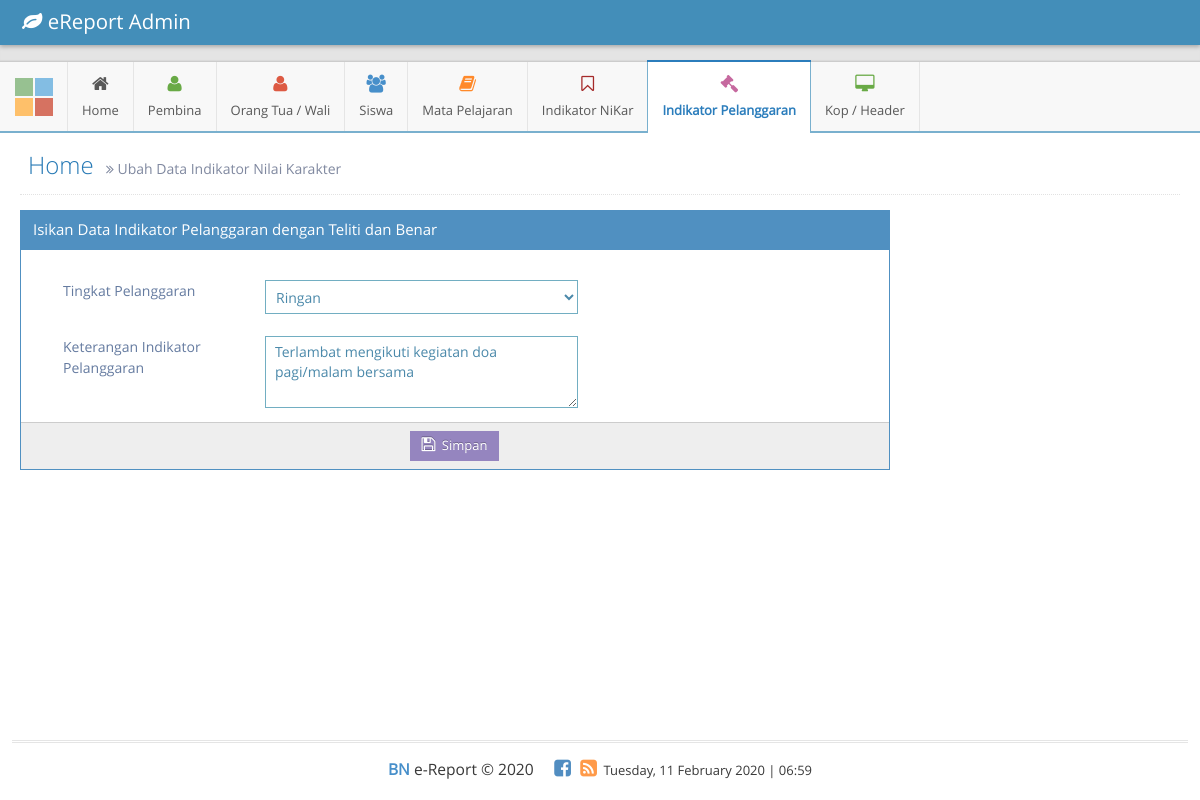
Page /admin/ubah/ubahIndikatorPelanggaran.php?id_indikator_plg=1 (signed in) on the committed database.
### tables this page shows
CREATE TABLE `tbl_indikator_plg` (
  `id_indikator_plg` int(5) NOT NULL,
  `ket_indikator_plg` text NOT NULL,
  `tingkat_plg` varchar(20) NOT NULL
);

### admin/ubah/ubahIndikatorPelanggaran.php (the view, shortened to what this page needs)
<!DOCTYPE html>
<?php
if(!isset($_SESSION['password'])){
	header("location: ../../admin/index.php");
}else{
	include "../../config/koneksi.php";
?>
<html lang="en">
	<head>
		<link rel="stylesheet" href="../../assets/css/bootstrap.min.css" />
		<link rel="stylesheet" href="../../assets/font-awesome/4.5.0/css/font-awesome.min.css" />
		<link rel="stylesheet" href="../../assets/css/jquery-ui.custom.min.css" />
		<link rel="stylesheet" href="../../assets/css/ace.min.css" class="ace-main-stylesheet" id="main-ace-style" />
		<link rel="stylesheet" href="../../assets/css/ace-skins.min.css" />
		<link rel="stylesheet" href="../../assets/css/ace-rtl.min.css" />
	</head>
	<body class="no-skin">
		<div id="navbar" class="navbar navbar-default    navbar-collapse       h-navbar ace-save-state">
			<div class="navbar-container ace-save-state" id="navbar-container">
				<div class="navbar-header pull-left">
					<a href="#" class="navbar-brand">
						<small>
							<i class="fa fa-leaf"></i>
							eReport Admin
						</small>
					</a>
				</div>
			</div>
		</div>
		<div class="main-container ace-save-state" id="main-container">
			<div id="sidebar" class="sidebar      h-sidebar                navbar-collapse collapse          ace-save-state">
				<div class="sidebar-shortcuts" id="sidebar-shortcuts">
					<div class="sidebar-shortcuts-mini" id="sidebar-shortcuts-mini">
						<span class="btn btn-success"></span>
						<span class="btn btn-info"></span>
						<span class="btn btn-warning"></span>
						<span class="btn btn-danger"></span>
					</div>
				</div>
				<ul class="nav nav-list">
					<li class="hover">
						<a href="../home.php">
							<i class="menu-icon fa fa-home"></i>
							<span class="menu-text"> Home </span>
						</a>
					</li>
					<li class="hover">
						<a href="#" class="dropdown-toggle">
							<i class="menu-icon fa fa-user green"></i>
							<span class="menu-text">
								Pembina
							</span>
						</a>
					</li>
					<li class="hover">
						<a href="#" class="dropdown-toggle">
							<i class="menu-icon fa fa-user red"></i>
							<span class="menu-text"> Orang Tua / Wali </span>
						</a>
					</li>
					<li class="hover">
						<a href="#">
							<i class="menu-icon fa fa-users blue"></i>
							<span class="menu-text"> Siswa </span>
						</a>
					</li>
					<li class="hover">
						<a href="#" class="dropdown-toggle">
							<i class="menu-icon fa fa-book orange"></i>
							<span class="menu-text"> Mata Pelajaran </span>
						</a>
					</li>
					<li class="hover">
						<a href="#" class="dropdown-toggle">
							<i class="menu-icon fa fa-bookmark-o brown"></i>
							<span class="menu-text"> Indikator NiKar </span>
						</a>
					</li>
					<li class="active open hover">
						<a href="#">
							<i class="menu-icon fa fa-gavel pink"></i>
							<span class="menu-text">
								Indikator Pelanggaran
							</span>
						</a>
					</li>
					<li class="hover">
						<a href="#">
							<i class="menu-icon fa fa-desktop green"></i>
							<span class="menu-text"> Kop / Header </span>
						</a>
					</li>
				</ul>
			</div>
			<div class="main-content">
				<div class="main-content-inner">
					<div class="page-content">
						<div class="page-header">
							<h1>
								Home
								<small>
									<i class="ace-icon fa fa-angle-double-right"></i>
									Ubah Data Indikator Nilai Karakter
								</small>
							</h1>
						</div>
						<?php
							$id_indikator_plg 	= $_GET['id_indikator_plg'];
							$query 			= mysqli_query($conn, "SELECT * FROM tbl_indikator_plg WHERE id_indikator_plg='$id_indikator_plg'");
							$row			= mysqli_fetch_assoc($query);
						?>
						<div class="row">
							<div class="col-xs-12">
								<div class="col-sm-9 widget-box widget-color-blue2">
											<div class="widget-header"> <h5 class="widget-title">Isikan Data Indikator Pelanggaran dengan Teliti dan Benar</h5> </div>
											<form role="form" action="../update/update_indikator_plg.php" method="POST" enctype="multipart/form-data" autocomplete="off">
												<div class="widget-body">
													<div class="widget-main padding-30">
														<div class="form-group has-info">
															<label for="inputInfo" class="col-xs-12 col-sm-3 control-label no-padding-right">Tingkat Pelanggaran</label>
															<div class="col-xs-12 col-sm-5">
																<select name="tingkat_plg" class="form-control" required/>
																	<option value="<?php echo $row['tingkat_plg']; ?>"><?php echo $row['tingkat_plg']; ?></option>
															</div>
														</div>
														<div>&nbsp;</div>
														<div class="form-group has-info">
															<label for="inputInfo"  class="col-xs-12 col-sm-3 control-label no-padding-right">Keterangan Indikator Pelanggaran</label>
															<div class="col-xs-12 col-sm-5">
																<textarea class="form-control" name="ket_indikator_plg" rows="3" class="autosize-transition form-control"><?php echo $row['ket_indikator_plg']; ?></textarea>
															</div>
														</div>
													</div>
													<div class="widget-body">&nbsp;</div>
													<div class="widget-toolbox padding-8 clearfix">
														<center>
															<div class="btn-group">
																<button type="submit" class="btn btn-sm btn-purple">
																	<i class="ace-icon fa fa-floppy-o bigger-125"></i>
																	Simpan
																</button>
															</div>
														</center>
													</div>
												</div>
											</form>
										</div>
							</div>
						</div>
					</div>
				</div>
			</div>
			<div class="footer">
				<div class="footer-inner">
					<div class="footer-content">
						<span class="bigger-120">
							<span class="blue bolder">BN</span>
							e-Report &copy; 2020
						</span>
						<span class="action-buttons">
							<a href="#">
								<i class="ace-icon fa fa-facebook-square text-primary bigger-150"></i>
							</a>
							<a href="#">
								<i class="ace-icon fa fa-rss-square orange bigger-150"></i>
							</a>
						</span>
						<?php date_default_timezone_set("Asia/Jakarta"); echo date("l, d F Y | H:i"); ?>
					</div>
				</div>
			</div>
		</div>
	</body>
</html>
<?php
}
?>

### rows in the picture
tbl_indikator_plg: tingkat_plg "Ringan", ket_indikator_plg "Terlambat mengikuti kegiatan doa pagi/malam bersama"
